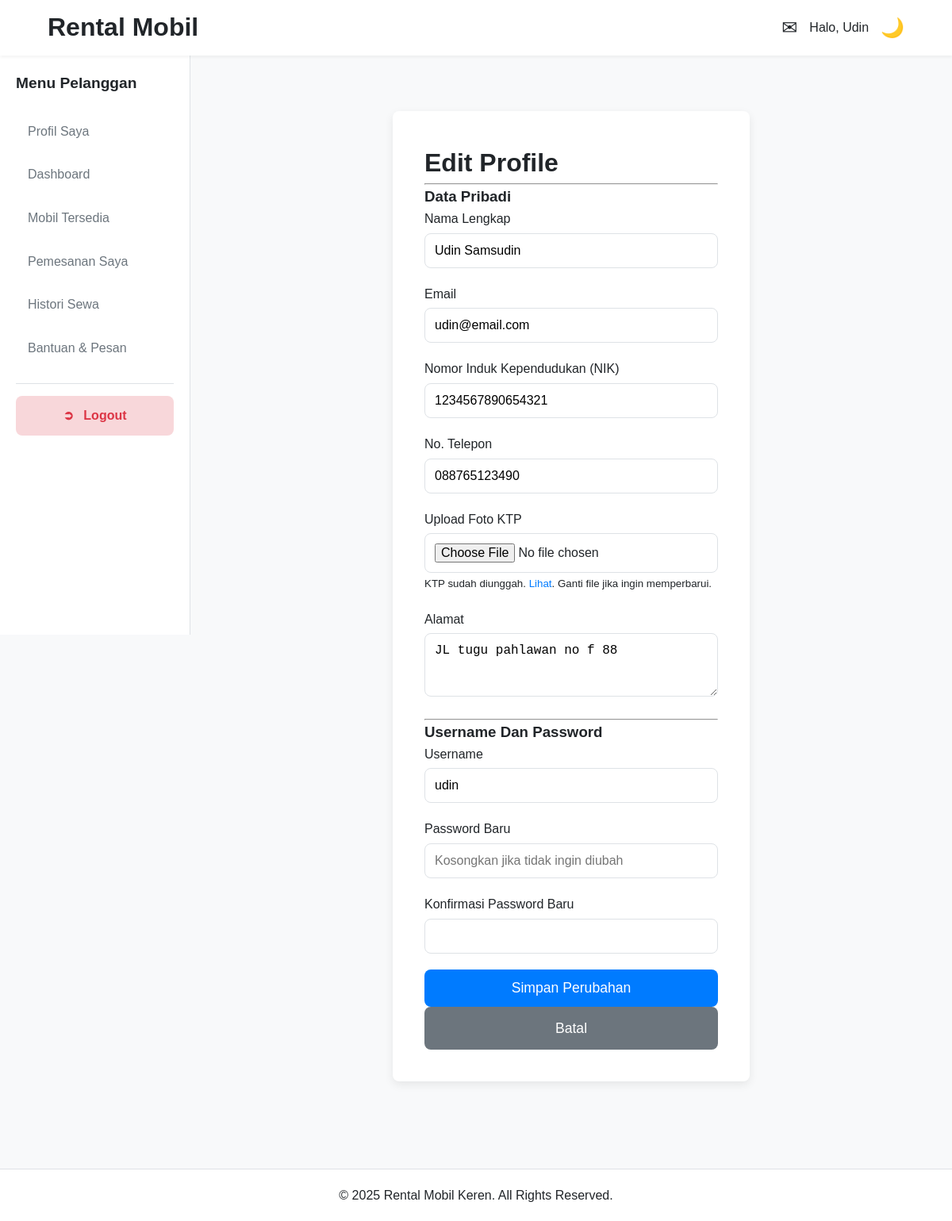
The page /pelanggan/edit_profile.php (signed in) on the database its author committed.
### tables this page shows
CREATE TABLE `pengguna` (
  `id_pengguna` int(11) NOT NULL,
  `username` varchar(50) NOT NULL,
  `password` varchar(255) NOT NULL,
  `nama_lengkap` varchar(100) NOT NULL,
  `nik` varchar(16) DEFAULT NULL,
  `foto_ktp` varchar(255) DEFAULT NULL,
  `email` varchar(100) NOT NULL,
  `no_telp` varchar(15) NOT NULL,
  `alamat` text DEFAULT NULL,
  `role` enum('Admin','Karyawan','Pelanggan') NOT NULL DEFAULT 'Pelanggan',
  `created_at` timestamp NOT NULL DEFAULT current_timestamp()
);

### pelanggan/edit_profile.php (the view, shortened to what this page needs)
<?php
$id_pengguna = $_SESSION['id_pengguna'];
require_once '../includes/header.php';
try {
    $stmt = $pdo->prepare("SELECT * FROM pengguna WHERE id_pengguna = ?");
    $stmt->execute([$id_pengguna]);
    $user = $stmt->fetch();
} catch (PDOException $e) {
    die("Gagal mengambil data profil.");
}
?>
<div class="form-container">
    <div class="form-box">
        <form action="<?= BASE_URL ?>actions/pengguna/update_profile.php" method="POST" enctype="multipart/form-data">
            <h1>Edit Profile</h1>
            <hr>
            <h3>Data Pribadi</h3>
            <div class="form-grid">
                <div class="form-group">
                    <label for="nama_lengkap">Nama Lengkap</label>
                    <input type="text" id="nama_lengkap" name="nama_lengkap" value="<?= htmlspecialchars($user['nama_lengkap']) ?>" required>
                </div>
                <div class="form-grid">
                    <div class="form-group">
                        <label for="email">Email</label>
                        <input type="email" id="email" name="email" value="<?= htmlspecialchars($user['email']) ?>" required>
                    </div>
                </div>
                <div class="form-group">
                    <label for="nik">Nomor Induk Kependudukan (NIK)</label>
                    <input type="text" id="nik" name="nik" value="<?= htmlspecialchars($user['nik'] ?? '') ?>" required minlength="16" maxlength="16">
                </div>
                <div class="form-group">
                    <label for="no_telp">No. Telepon</label>
                    <input type="tel" id="no_telp" name="no_telp" value="<?= htmlspecialchars($user['no_telp'] ?? '') ?>">
                </div>
                <div class="form-group">
                    <label for="foto_ktp">Upload Foto KTP</label>
                    <input type="file" id="foto_ktp" name="foto_ktp" accept="image/jpeg, image/png">
                    <?php if (!empty($user['foto_ktp'])): ?>
                        <small>KTP sudah diunggah. <a href="<?= BASE_URL ?>assets/img/ktp/<?= $user['foto_ktp'] ?>" target="_blank">Lihat</a>. Ganti file jika ingin memperbarui.</small>
                    <?php endif; ?>
                </div>
                <div class="form-group full-width">
                    <label for="alamat">Alamat</label>
                    <textarea id="alamat" name="alamat" rows="3"><?= htmlspecialchars($user['alamat'] ?? '') ?></textarea>
                </div>
            </div>
            <hr>
            <h3>Username Dan Password</h3>
            <div class="form-group">
                <label for="username">Username</label>
                <input type="text" id="username" name="username" value="<?= htmlspecialchars($user['username']) ?>" required>
            </div>
            <div class="form-group">
                <label for="password">Password Baru</label>
                <input type="password" id="password" name="password" placeholder="Kosongkan jika tidak ingin diubah">
            </div>
            <div class="form-group">
                <label for="password_confirm">Konfirmasi Password Baru</label>
                <input type="password" id="password_confirm" name="password_confirm">
            </div>
            <button type="submit" class="btn btn-primary">Simpan Perubahan</button>
            <a href="profile.php" class="btn btn-secondary">Batal</a>
        </form>
    </div>
</div>
<?php require_once '../includes/footer.php'; ?>

### assets/css/style.css (style rules this page uses)
:root { --primary-color: #007bff; --secondary-color: #6c757d; --success-color: #28a745; --danger-color: #dc3545; --warning-color: #ffc107; --info-color: #17a2b8; --bg-color: #f8f9fa; --surface-color: #ffffff; --text-color: #212529; --muted-text-color: #6c757d; --border-color: #dee2e6; --font-family: 'Poppins', sans-serif; --header-height: 70px; --sidebar-width: 240px; --border-radius: 8px; --box-shadow: 0 4px 12px rgba(0, 0, 0, 0.08); }
* { margin: 0; padding: 0; box-sizing: border-box; }
body { font-family: var(--font-family); background-color: var(--bg-color); color: var(--text-color); line-height: 1.6; }
a { color: var(--primary-color); text-decoration: none; transition: color 0.2s; }
.btn { display: inline-block; padding: 10px 20px; font-size: 1rem; font-weight: 500; border: 1px solid transparent; border-radius: var(--border-radius); cursor: pointer; transition: all 0.2s; text-align: center; }
.btn-primary { background-color: var(--primary-color); color: #fff; }
.btn-secondary { background-color: var(--secondary-color); color: #fff; }
.form-container { display: flex; justify-content: center; align-items: center; padding: 40px 0; }
.form-box { background: var(--surface-color); padding: 40px; border-radius: var(--border-radius); box-shadow: var(--box-shadow); width: 100%; max-width: 450px; }
.form-group { margin-bottom: 20px; }
.form-group label { display: block; margin-bottom: 5px; font-weight: 500; }
.form-group input, .form-group select, .form-group textarea { width: 100%; padding: 12px; border: 1px solid var(--border-color); border-radius: var(--border-radius); font-size: 1rem; }
.form-box .btn { width: 100%; padding: 12px; font-size: 1.1rem; }

### rows shown on the page
pengguna: nama_lengkap "Udin Samsudin", email "udin@email.com", nik "1234567890654321", no_telp "088765123490", alamat "JL tugu pahlawan no f 88", username "udin"

### other values the page prints
$sapaan "Udin"
$_SESSION['role'] "Pelanggan"
